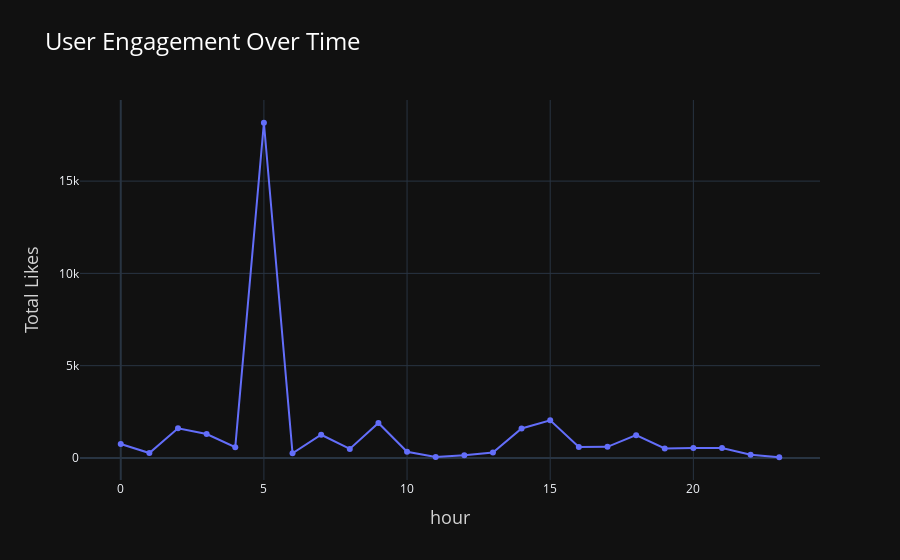

The notebook cell this image was saved under:
### Markdown cell above
# TEMPORAL ANALYSIS

### Code cell
import plotly.express as px

# Aggregate likes by hour (total likes instead of average)
engagement = df.groupby('hour').agg({'likes': 'sum'}).reset_index()

# Plot the total likes gained over hours
fig = px.line(engagement, x='hour', y='likes', 
              title='User Engagement Over Time',
              labels={'likes': 'Total Likes'},
              markers=True)

# Update layout with a dark theme
fig.update_layout(template='plotly_dark',
                  title_font=dict(size=24, color='white'),
                  xaxis_title_font=dict(size=18, color='lightgrey'),
                  yaxis_title_font=dict(size=18, color='lightgrey'),
                  legend_font=dict(size=16, color='white'))

# Show the plot
fig.show()

### Figure 1 — Plotly figure (JSON) as saved in the notebook; plotly's stock layout.template omitted (floating-point values rounded to 4 significant figures)
{"data": [{"hovertemplate": "hour=%{x}<br>Total Likes=%{y}<extra></extra>", "legendgroup": "", "line": {"color": "#636efa", "dash": "solid"}, "marker": {"symbol": "circle"}, "mode": "markers+lines", "name": "", "orientation": "v", "showlegend": false, "type": "scatter", "x": [0, 1, 2, 3, 4, 5, 6, 7, 8, 9, 10, 11, 12, 13, 14, 15, 16, 17, 18, 19, 20, 21, 22, 23], "xaxis": "x", "y": [758, 266, 1607, 1295, 585, 18162, 248, 1258, 491, 1897, 334, 55, 153, 298, 1599, 2041, 591, 601, 1235, 511, 539, 541, 179, 38], "yaxis": "y"}], "layout": {"legend": {"font": {"color": "white", "size": 16}, "tracegroupgap": 0}, "title": {"font": {"color": "white", "size": 24}, "text": "User Engagement Over Time"}, "xaxis": {"anchor": "y", "domain": [0, 1], "title": {"font": {"color": "lightgrey", "size": 18}, "text": "hour"}}, "yaxis": {"anchor": "x", "domain": [0, 1], "title": {"font": {"color": "lightgrey", "size": 18}, "text": "Total Likes"}}}}
